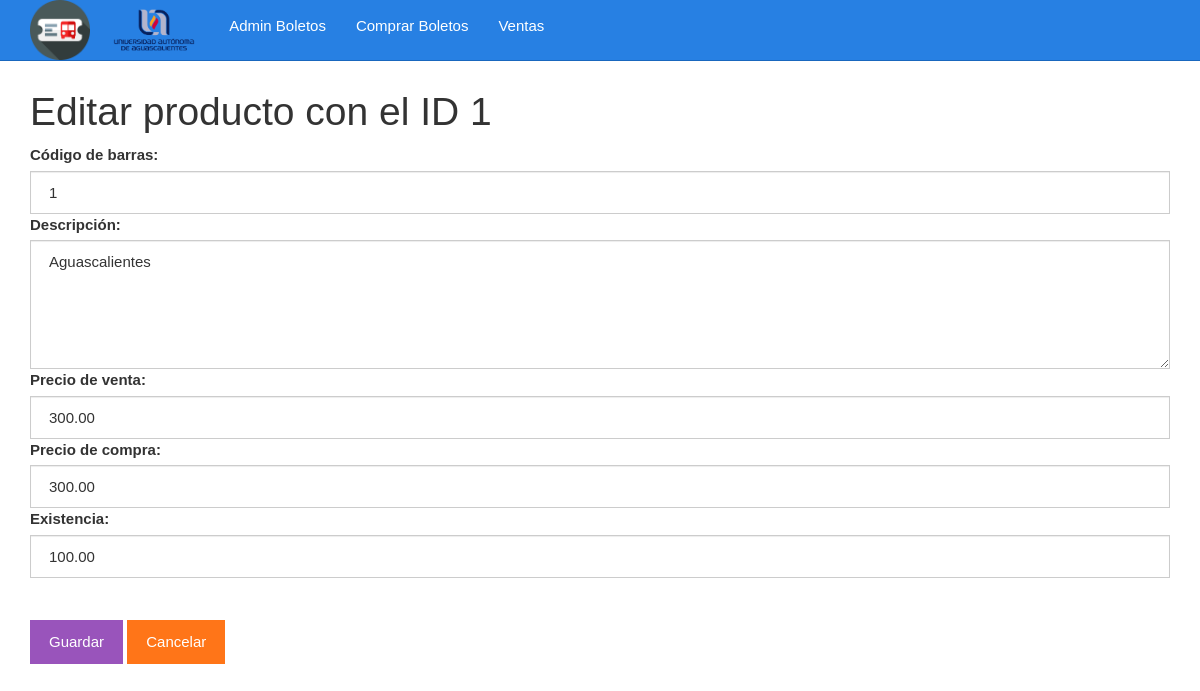
Screenshot of /editar.php?id=1 with the database file from the repository.
### tables this page shows
CREATE TABLE productos(
	id BIGINT UNSIGNED NOT NULL AUTO_INCREMENT,
	codigo VARCHAR(255) NOT NULL,
	descripcion VARCHAR(255) NOT NULL,
	precioVenta DECIMAL(5, 2) NOT NULL,
	precioCompra DECIMAL(5, 2) NOT NULL,
	existencia DECIMAL(5, 2) NOT NULL,
	PRIMARY KEY(id)
);

### editar.php (the view, shortened to what this page needs)
<?php
$id = $_GET["id"];
include_once "base_de_datos.php";
$sentencia = $base_de_datos->prepare("SELECT * FROM productos WHERE id = ?;");
$sentencia->execute([$id]);
$producto = $sentencia->fetch(PDO::FETCH_OBJ);
?>
<?php include_once "encabezado.php" ?>
	<div class="col-xs-12">
		<h1>Editar producto con el ID <?php echo $producto->id; ?></h1>
		<form method="post" action="guardarDatosEditados.php">
			<label for="codigo">Código de barras:</label>
			<input value="<?php echo $producto->codigo ?>" class="form-control" name="codigo" required type="text" id="codigo" placeholder="Escribe el código">
			<label for="descripcion">Descripción:</label>
			<textarea required id="descripcion" name="descripcion" cols="30" rows="5" class="form-control"><?php echo $producto->descripcion ?></textarea>
			<label for="precioVenta">Precio de venta:</label>
			<input value="<?php echo $producto->precioVenta ?>" class="form-control" name="precioVenta" required type="number" id="precioVenta" placeholder="Precio de venta">
			<label for="precioCompra">Precio de compra:</label>
			<input value="<?php echo $producto->precioCompra ?>" class="form-control" name="precioCompra" required type="number" id="precioCompra" placeholder="Precio de compra">
			<label for="existencia">Existencia:</label>
			<input value="<?php echo $producto->existencia ?>" class="form-control" name="existencia" required type="number" id="existencia" placeholder="Cantidad o existencia">
			<br><br><input class="btn btn-info" type="submit" value="Guardar">
			<a class="btn btn-warning" href="./listar.php">Cancelar</a>
		</form>
	</div>
<?php include_once "pie.php" ?>

### css/estilo.css (style rules this page uses)
body { padding-top: 70px; }

### rows the page displays
productos: id "1", codigo "1", descripcion "Aguascalientes", precioVenta "300.00", precioCompra "300.00", existencia "100.00"
